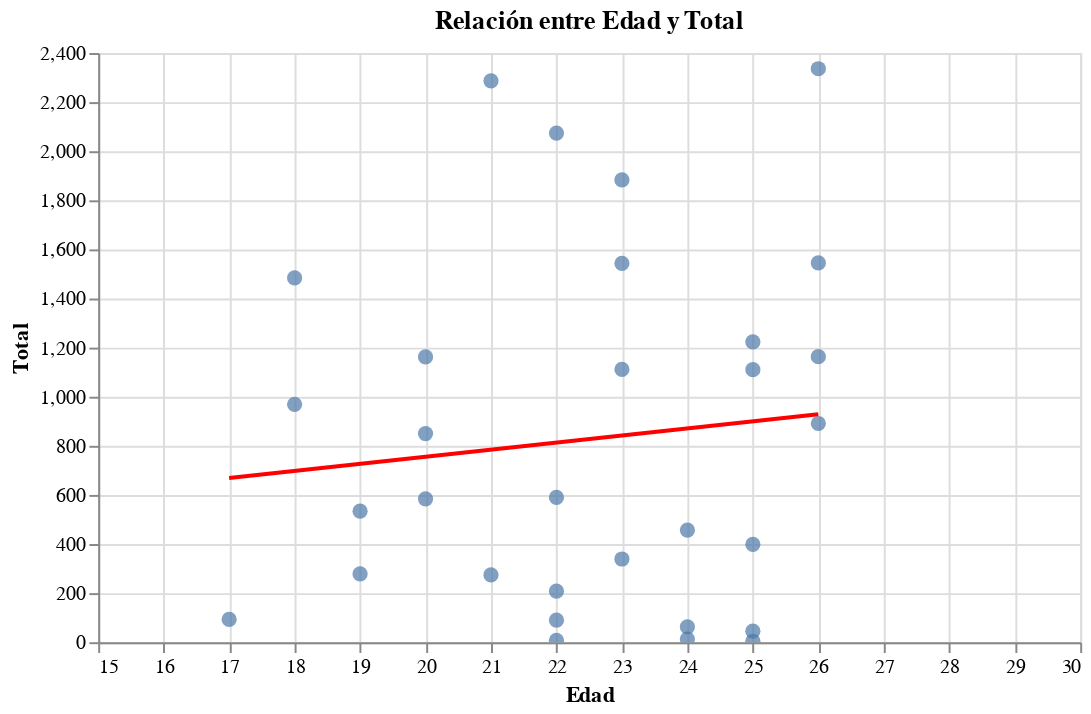

Notebook code for this chart:
### Code cell
#8 EDAD VS MINUTOS JUGADOS 
# NO HAY CORRELACION


source = df_total

# Crear el gráfico de dispersión
graph = alt.Chart(source).mark_circle(size=60).encode(
    alt.X('Edad', scale=alt.Scale(domain=[15, 30]), title='Edad'),
    y=alt.Y('Total', title='Total'),
    tooltip=['Edad', 'Total', 'Jugador']
).interactive().properties(
    width=500,
    title='Relación entre Edad y Total'
)

# Añadir la línea de regresión
linea_regresion = graph.transform_regression(
    'Edad', 'Total'
).mark_line(color='red')


# Calcular la correlación
correlacion = df_total['Total'].corr(df_total['Edad'])
print(f'Correlación: {correlacion}')

# Combinar el gráfico de dispersión y la línea de regresión
grafico10 = graph + linea_regresion 
grafico10

### Figure 1 — Vega-Lite specification as saved in the notebook (floating-point values rounded to 4 significant figures)
{"config": {"view": {"continuousWidth": 300, "continuousHeight": 300}}, "layer": [{"mark": {"type": "circle", "size": 60}, "encoding": {"tooltip": [{"field": "Edad", "type": "quantitative"}, {"field": "Total", "type": "quantitative"}, {"field": "Jugador", "type": "nominal"}], "x": {"field": "Edad", "scale": {"domain": [15, 30]}, "title": "Edad", "type": "quantitative"}, "y": {"field": "Total", "title": "Total", "type": "quantitative"}}, "name": "view_1", "title": "Relación entre Edad y Total"}, {"mark": {"type": "line", "color": "red"}, "encoding": {"tooltip": [{"field": "Edad", "type": "quantitative"}, {"field": "Total", "type": "quantitative"}, {"field": "Jugador", "type": "nominal"}], "x": {"field": "Edad", "scale": {"domain": [15, 30]}, "title": "Edad", "type": "quantitative"}, "y": {"field": "Total", "title": "Total", "type": "quantitative"}}, "title": "Relación entre Edad y Total", "transform": [{"on": "Edad", "regression": "Total"}]}], "data": {"name": "data-42682446f2490fe7dc6d0bcf5f6d8284"}, "params": [{"name": "param_1", "select": {"type": "interval", "encodings": ["x", "y"]}, "bind": "scales", "views": ["view_1"]}], "width": 500, "$schema": "https://vega.github.io/schema/vega-lite/v5.20.1.json", "datasets": {"data-42682446f2490fe7dc6d0bcf5f6d8284": [{"Jugador": "Villalba. Jorge", "Partidos Jugados": 26, "Titular": 26, "Suplente": 0, "Sin ingresar": 0, "G + A": -22, "Goles": -22, "Asistencias": 0, "T.A": 2, "T.R": 0, "Minutos de titular": 2287, "Minutos de Suplente": 0, "Total": 2287, "Goles cada 90": -0.87, "Asistencias cada 90": 0.0, "G/A cada 90": -0.87, "Edad": 21, "Posicion": "Arquero"}, {"Jugador": "Stuckrath. Leonel", "Partidos Jugados": 1, "Titular": 0, "Suplente": 1, "Sin ingresar": 21, "G + A": 0, "Goles": 0, "Asistencias": 0, "T.A": 0, "T.R": 0, "Minutos de titular": 0, "Minutos de Suplente": 8, "Total": 8, "Goles cada 90": 0.0, "Asistencias cada 90": 0.0, "G/A cada 90": 0.0, "Edad": 22, "Posicion": "Arquero"}, {"Jugador": "Gutman. Ivan", "Partidos Jugados": 20, "Titular": 19, "Suplente": 1, "Sin ingresar": 0, "G + A": 1, "Goles": 0, "Asistencias": 1, "T.A": 6, "T.R": 0, "Minutos de titular": 1513, "Minutos de Suplente": 30, "Total": 1543, "Goles cada 90": 0.0, "Asistencias cada 90": 0.06, "G/A cada 90": 0.06, "Edad": 23, "Posicion": "Defensor"}, {"Jugador": "Sucari. Santiago", "Partidos Jugados": 19, "Titular": 13, "Suplente": 6, "Sin ingresar": 4, "G + A": 0, "Goles": 0, "Asistencias": 0, "T.A": 5, "T.R": 0, "Minutos de titular": 1035, "Minutos de Suplente": 188, "Total": 1223, "Goles cada 90": 0.0, "Asistencias cada 90": 0.0, "G/A cada 90": 0.0, "Edad": 25, "Posicion": "Defensor"}, {"Jugador": "Cohen. Gaston", "Partidos Jugados": 21, "Titular": 21, "Suplente": 0, "Sin ingresar": 0, "G + A": 2, "Goles": 1, "Asistencias": 1, "T.A": 5, "T.R": 3, "Minutos de titular": 1883, "Minutos de Suplente": 0, "Total": 1883, "Goles cada 90": 0.05, "Asistencias cada 90": 0.05, "G/A cada 90": 0.1, "Edad": 23, "Posicion": "Defensor"}, {"Jugador": "Belfiore. Matias", "Partidos Jugados": 1, "Titular": 0, "Suplente": 1, "Sin ingresar": 8, "G + A": 0, "Goles": 0, "Asistencias": 0, "T.A": 0, "T.R": 0, "Minutos de titular": 0, "Minutos de Suplente": 4, "Total": 4, "Goles cada 90": 0.0, "Asistencias cada 90": 0.0, "G/A cada 90": 0.0, "Edad": 25, "Posicion": "Defensor"}, {"Jugador": "Braun. Manuel", "Partidos Jugados": 14, "Titular": 10, "Suplente": 4, "Sin ingresar": 7, "G + A": 0, "Goles": 0, "Asistencias": 0, "T.A": 1, "T.R": 1, "Minutos de titular": 809, "Minutos de Suplente": 82, "Total": 891, "Goles cada 90": 0.0, "Asistencias cada 90": 0.0, "G/A cada 90": 0.0, "Edad": 26, "Posicion": "Defensor"}, {"Jugador": "Maleh. Joan", "Partidos Jugados": 16, "Titular": 13, "Suplente": 3, "Sin ingresar": 3, "G + A": 0, "Goles": 0, "Asistencias": 0, "T.A": 3, "T.R": 1, "Minutos de titular": 1101, "Minutos de Suplente": 61, "Total": 1162, "Goles cada 90": 0.0, "Asistencias cada 90": 0.0, "G/A cada 90": 0.0, "Edad": 20, "Posicion": "Defensor"}, {"Jugador": "Gauna. Tomas", "Partidos Jugados": 9, "Titular": 5, "Suplente": 4, "Sin ingresar": 7, "G + A": 1, "Goles": 1, "Asistencias": 0, "T.A": 3, "T.R": 0, "Minutos de titular": 296, "Minutos de Suplente": 43, "Total": 339, "Goles cada 90": 0.27, "Asistencias cada 90": 0.0, "G/A cada 90": 0.27, "Edad": 23, "Posicion": "Defensor"}, {"Jugador": "Schor. Diego", "Partidos Jugados": 21, "Titular": 20, "Suplente": 1, "Sin ingresar": 0, "G + A": 3, "Goles": 1, "Asistencias": 2, "T.A": 5, "T.R": 0, "Minutos de titular": 1514, "Minutos de Suplente": 31, "Total": 1545, "Goles cada 90": 0.06, "Asistencias cada 90": 0.12, "G/A cada 90": 0.17, "Edad": 26, "Posicion": "Defensor"}, {"Jugador": "Yedlin. Julian", "Partidos Jugados": 1, "Titular": 1, "Suplente": 0, "Sin ingresar": 2, "G + A": 0, "Goles": 0, "Asistencias": 0, "T.A": 0, "T.R": 0, "Minutos de titular": 63, "Minutos de Suplente": 0, "Total": 63, "Goles cada 90": 0.0, "Asistencias cada 90": 0.0, "G/A cada 90": 0.0, "Edad": 24, "Posicion": "Mediocampista"}, {"Jugador": "Saroka. Federico", "Partidos Jugados": 7, "Titular": 2, "Suplente": 5, "Sin ingresar": 3, "G + A": 0, "Goles": 0, "Asistencias": 0, "T.A": 2, "T.R": 0, "Minutos de titular": 135, "Minutos de Suplente": 139, "Total": 274, "Goles cada 90": 0.0, "Asistencias cada 90": 0.0, "G/A cada 90": 0.0, "Edad": 21, "Posicion": "Mediocampista"}, {"Jugador": "Tolcachier. Ian", "Partidos Jugados": 10, "Titular": 5, "Suplente": 5, "Sin ingresar": 10, "G + A": 0, "Goles": 0, "Asistencias": 0, "T.A": 1, "T.R": 0, "Minutos de titular": 344, "Minutos de Suplente": 55, "Total": 399, "Goles cada 90": 0.0, "Asistencias cada 90": 0.0, "G/A cada 90": 0.0, "Edad": 25, "Posicion": "Mediocampista"}, {"Jugador": "Zalcman. Manuel", "Partidos Jugados": 24, "Titular": 24, "Suplente": 0, "Sin ingresar": 0, "G + A": 0, "Goles": 0, "Asistencias": 0, "T.A": 6, "T.R": 0, "Minutos de titular": 2074, "Minutos de Suplente": 0, "Total": 2074, "Goles cada 90": 0.0, "Asistencias cada 90": 0.0, "G/A cada 90": 0.0, "Edad": 22, "Posicion": "Mediocampista"}, {"Jugador": "Spolski. Jack", "Partidos Jugados": 1, "Titular": 0, "Suplente": 1, "Sin ingresar": 2, "G + A": 0, "Goles": 0, "Asistencias": 0, "T.A": 0, "T.R": 0, "Minutos de titular": 0, "Minutos de Suplente": 13, "Total": 13, "Goles cada 90": 0.0, "Asistencias cada 90": 0.0, "G/A cada 90": 0.0, "Edad": 24, "Posicion": "Mediocampista"}, {"Jugador": "Schvarzman. Hernan", "Partidos Jugados": 17, "Titular": 13, "Suplente": 4, "Sin ingresar": 7, "G + A": 3, "Goles": 1, "Asistencias": 2, "T.A": 0, "T.R": 0, "Minutos de titular": 1015, "Minutos de Suplente": 96, "Total": 1111, "Goles cada 90": 0.08, "Asistencias cada 90": 0.16, "G/A cada 90": 0.24, "Edad": 23, "Posicion": "Mediocampista"}, {"Jugador": "Lief. Mateo", "Partidos Jugados": 17, "Titular": 4, "Suplente": 13, "Sin ingresar": 1, "G + A": 1, "Goles": 0, "Asistencias": 1, "T.A": 1, "T.R": 0, "Minutos de titular": 262, "Minutos de Suplente": 322, "Total": 584, "Goles cada 90": 0.0, "Asistencias cada 90": 0.15, "G/A cada 90": 0.15, "Edad": 20, "Posicion": "Mediocampista"}, {"Jugador": "Mamed. Pedro", "Partidos Jugados": 8, "Titular": 3, "Suplente": 5, "Sin ingresar": 7, "G + A": 1, "Goles": 0, "Asistencias": 1, "T.A": 0, "T.R": 0, "Minutos de titular": 173, "Minutos de Suplente": 105, "Total": 278, "Goles cada 90": 0.0, "Asistencias cada 90": 0.32, "G/A cada 90": 0.32, "Edad": 19, "Posicion": "Mediocampista"}, {"Jugador": "Schmitt. Benjamin", "Partidos Jugados": 22, "Titular": 19, "Suplente": 3, "Sin ingresar": 1, "G + A": 3, "Goles": 2, "Asistencias": 1, "T.A": 2, "T.R": 0, "Minutos de titular": 1376, "Minutos de Suplente": 108, "Total": 1484, "Goles cada 90": 0.12, "Asistencias cada 90": 0.06, "G/A cada 90": 0.18, "Edad": 18, "Posicion": "Mediocampista"}, {"Jugador": "Suaya. Valentino", "Partidos Jugados": 18, "Titular": 9, "Suplente": 9, "Sin ingresar": 0, "G + A": 5, "Goles": 3, "Asistencias": 2, "T.A": 0, "T.R": 0, "Minutos de titular": 662, "Minutos de Suplente": 307, "Total": 969, "Goles cada 90": 0.28, "Asistencias cada 90": 0.19, "G/A cada 90": 0.46, "Edad": 18, "Posicion": "delantero"}, {"Jugador": "Libenson. Andres", "Partidos Jugados": 18, "Titular": 13, "Suplente": 5, "Sin ingresar": 1, "G + A": 3, "Goles": 1, "Asistencias": 2, "T.A": 2, "T.R": 0, "Minutos de titular": 922, "Minutos de Suplente": 188, "Total": 1110, "Goles cada 90": 0.08, "Asistencias cada 90": 0.16, "G/A cada 90": 0.24, "Edad": 25, "Posicion": "delantero"}, {"Jugador": "Szvalb. Federico", "Partidos Jugados": 18, "Titular": 4, "Suplente": 14, "Sin ingresar": 3, "G + A": 2, "Goles": 0, "Asistencias": 2, "T.A": 1, "T.R": 1, "Minutos de titular": 281, "Minutos de Suplente": 309, "Total": 590, "Goles cada 90": 0.0, "Asistencias cada 90": 0.31, "G/A cada 90": 0.31, "Edad": 22, "Posicion": "delantero"}, {"Jugador": "Regueira. Joaquin", "Partidos Jugados": 7, "Titular": 5, "Suplente": 2, "Sin ingresar": 0, "G + A": 1, "Goles": 0, "Asistencias": 1, "T.A": 1, "T.R": 0, "Minutos de titular": 387, "Minutos de Suplente": 70, "Total": 457, "Goles cada 90": 0.0, "Asistencias cada 90": 0.2, "G/A cada 90": 0.2, "Edad": 24, "Posicion": "delantero"}, {"Jugador": "Salmun. Gonzalo", "Partidos Jugados": 15, "Titular": 5, "Suplente": 10, "Sin ingresar": 2, "G + A": 3, "Goles": 0, "Asistencias": 3, "T.A": 2, "T.R": 0, "Minutos de titular": 393, "Minutos de Suplente": 141, "Total": 534, "Goles cada 90": 0.0, "Asistencias cada 90": 0.51, "G/A cada 90": 0.51, "Edad": 19, "Posicion": "delantero"}, {"Jugador": "Baldoma. Matias", "Partidos Jugados": 6, "Titular": 2, "Suplente": 4, "Sin ingresar": 1, "G + A": 3, "Goles": 2, "Asistencias": 1, "T.A": 2, "T.R": 1, "Minutos de titular": 104, "Minutos de Suplente": 104, "Total": 208, "Goles cada 90": 0.87, "Asistencias cada 90": 0.43, "G/A cada 90": 1.3, "Edad": 22, "Posicion": "delantero"}, {"Jugador": "Rozic. Tomas", "Partidos Jugados": 26, "Titular": 26, "Suplente": 0, "Sin ingresar": 0, "G + A": 16, "Goles": 13, "Asistencias": 3, "T.A": 4, "T.R": 0, "Minutos de titular": 2336, "Minutos de Suplente": 0, "Total": 2336, "Goles cada 90": 0.5, "Asistencias cada 90": 0.12, "G/A cada 90": 0.62, "Edad": 26, "Posicion": "delantero"}, {"Jugador": "Brunfman. Ariel", "Partidos Jugados": 13, "Titular": 10, "Suplente": 3, "Sin ingresar": 0, "G + A": 8, "Goles": 5, "Asistencias": 3, "T.A": 7, "T.R": 0, "Minutos de titular": 781, "Minutos de Suplente": 69, "Total": 850, "Goles cada 90": 0.53, "Asistencias cada 90": 0.32, "G/A cada 90": 0.85, "Edad": 20, "Posicion": "delantero"}, {"Jugador": "Mingolla. Naza", "Partidos Jugados": 13, "Titular": 13, "Suplente": 0, "Sin ingresar": 0, "G + A": 1, "Goles": 0, "Asistencias": 1, "T.A": 4, "T.R": 0, "Minutos de titular": 1163, "Minutos de Suplente": 0, "Total": 1163, "Goles cada 90": 0.0, "Asistencias cada 90": 0.08, "G/A cada 90": 0.08, "Edad": 26, "Posicion": "Mediocampista"}, {"Jugador": "Mamed. Lukas", "Partidos Jugados": 5, "Titular": 0, "Suplente": 5, "Sin ingresar": 2, "G + A": 1, "Goles": 1, "Asistencias": 0, "T.A": 0, "T.R": 0, "Minutos de titular": 0, "Minutos de Suplente": 93, "Total": 93, "Goles cada 90": 0.97, "Asistencias cada 90": 0.0, "G/A cada 90": 0.97, "Edad": 17, "Posicion": "delantero"}, {"Jugador": "Kilemnic. Dan", "Partidos Jugados": 1, "Titular": 1, "Suplente": 0, "Sin ingresar": 2, "G + A": 0, "Goles": 0, "Asistencias": 0, "T.A": 0, "T.R": 0, "Minutos de titular": 90, "Minutos de Suplente": 0, "Total": 90, "Goles cada 90": 0.0, "Asistencias cada 90": 0.0, "G/A cada 90": 0.0, "Edad": 22, "Posicion": "Defensor"}, {"Jugador": "Bergman. Julian", "Partidos Jugados": 1, "Titular": 0, "Suplente": 1, "Sin ingresar": 3, "G + A": 0, "Goles": 0, "Asistencias": 0, "T.A": 0, "T.R": 0, "Minutos de titular": 0, "Minutos de Suplente": 45, "Total": 45, "Goles cada 90": 0.0, "Asistencias cada 90": 0.0, "G/A cada 90": 0.0, "Edad": 25, "Posicion": "Arquero"}]}}
